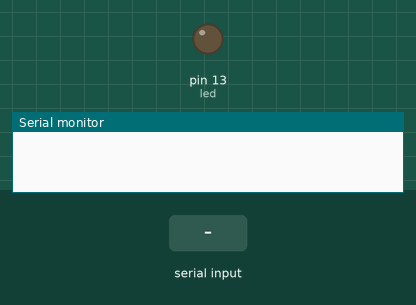
This sketch was run on a simulated Arduino Uno, built with avr-gcc and run on an emulated ATmega328P. Shown: output pins drawn as LEDs (lit = HIGH), the last lines printed to the serial monitor. Inputs (shaded band) come from the test bench.

Above: at 1.2 s.
1.3 s: "on" received over the second serial link
At 2.4 s:
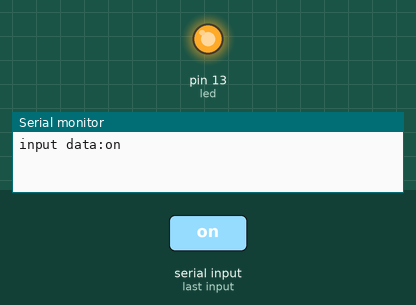
2.8 s: "off" received over the second serial link
At 3.6 s:
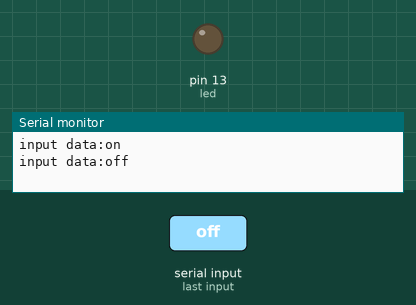
Timing chart, 0 to 5.8 s (numbered marks = the images above; inputs shaded):
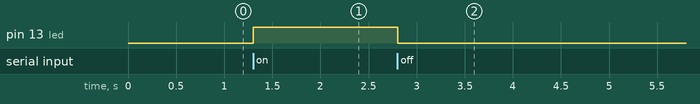

The sketch:

hc_06_led_exam.ino
```cpp
#include <SoftwareSerial.h>
#define rxPin 2
#define txPin 3

int led= 13;
String mystr = "";
SoftwareSerial swSerial(rxPin,txPin); // (2,3)
void setup() {
  Serial.begin(9600);
  swSerial.begin(9600);
  pinMode(led,OUTPUT);
}

void loop() {
  delay(100);
  while(swSerial.available()){
    char myChar = swSerial.read();
    mystr = mystr + myChar;
  }
  if(!mystr.equals("")){
    Serial.println("input data:"+mystr);
  }

  if(mystr=="on"){
    digitalWrite(led,1);
  }
  if(mystr=="off"){
    digitalWrite(led,0);
  }
  mystr="";//mystr을 초기화
}
```

Measured:
- after the input at 1.3 s, pin 13 (led): LOW → HIGH at once
- after the input at 2.8 s, pin 13 (led): HIGH → LOW at once
